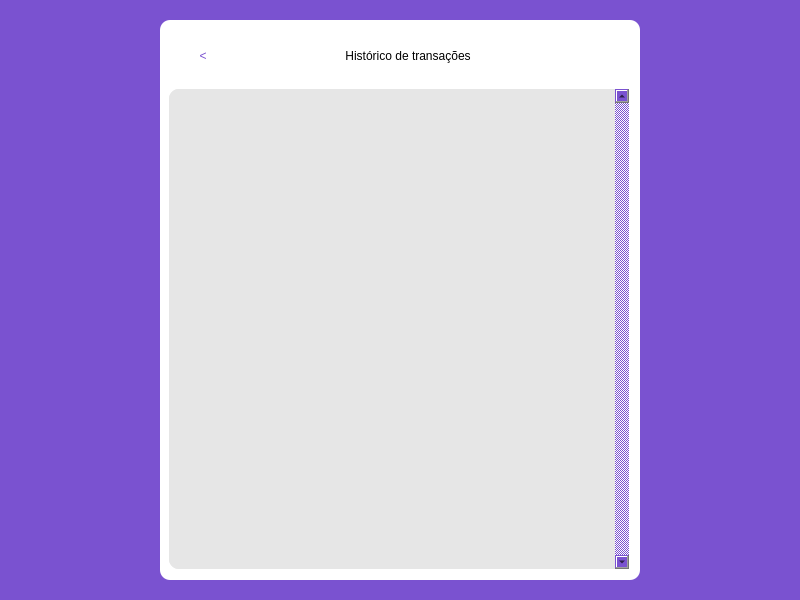
<?xml version="1.0" encoding="UTF-8"?>
<ui version="4.0">
 <class>MainWindow</class>
 <widget class="QMainWindow" name="MainWindow">
  <property name="geometry">
   <rect>
    <x>0</x>
    <y>0</y>
    <width>800</width>
    <height>600</height>
   </rect>
  </property>
  <property name="windowTitle">
   <string>Extrato</string>
  </property>
  <widget class="QWidget" name="centralwidget">
   <property name="styleSheet">
    <string notr="true">background-color: rgb(122, 82, 208);</string>
   </property>
   <layout class="QHBoxLayout" name="horizontalLayout">
    <item>
     <widget class="QFrame" name="frame">
      <property name="minimumSize">
       <size>
        <width>480</width>
        <height>560</height>
       </size>
      </property>
      <property name="maximumSize">
       <size>
        <width>480</width>
        <height>560</height>
       </size>
      </property>
      <property name="styleSheet">
       <string notr="true">QFrame{
	background-color: rgb(255, 255, 255);
	border-radius: 10px;

}</string>
      </property>
      <property name="frameShape">
       <enum>QFrame::StyledPanel</enum>
      </property>
      <property name="frameShadow">
       <enum>QFrame::Raised</enum>
      </property>
      <layout class="QVBoxLayout" name="verticalLayout">
       <item>
        <widget class="QFrame" name="frame_2">
         <property name="minimumSize">
          <size>
           <width>0</width>
           <height>50</height>
          </size>
         </property>
         <property name="maximumSize">
          <size>
           <width>16777215</width>
           <height>50</height>
          </size>
         </property>
         <property name="frameShape">
          <enum>QFrame::StyledPanel</enum>
         </property>
         <property name="frameShadow">
          <enum>QFrame::Raised</enum>
         </property>
         <layout class="QHBoxLayout" name="horizontalLayout_2">
          <item>
           <widget class="QPushButton" name="buttonBackExtra">
            <property name="maximumSize">
             <size>
              <width>50</width>
              <height>16777215</height>
             </size>
            </property>
            <property name="cursor">
             <cursorShape>PointingHandCursor</cursorShape>
            </property>
            <property name="styleSheet">
             <string notr="true">QPushButton{
	font: 18pt &quot;Verdana&quot; ;
	background-color: rgb(255, 255, 255);
	border: rgb(255, 255, 255);
	color: rgb(122, 82, 208);
}

QPushButton:pressed{
	color: rgb(0, 255, 255);
}</string>
            </property>
            <property name="text">
             <string>&lt;</string>
            </property>
           </widget>
          </item>
          <item>
           <widget class="QLabel" name="label">
            <property name="text">
             <string>Histórico de transações            </string>
            </property>
            <property name="alignment">
             <set>Qt::AlignCenter</set>
            </property>
           </widget>
          </item>
         </layout>
        </widget>
       </item>
       <item>
        <widget class="QScrollArea" name="scrollArea">
         <property name="sizePolicy">
          <sizepolicy hsizetype="Fixed" vsizetype="Fixed">
           <horstretch>0</horstretch>
           <verstretch>0</verstretch>
          </sizepolicy>
         </property>
         <property name="minimumSize">
          <size>
           <width>460</width>
           <height>480</height>
          </size>
         </property>
         <property name="styleSheet">
          <string notr="true">background-color: rgb(230, 230, 230);
border-radius: 10px;</string>
         </property>
         <property name="verticalScrollBarPolicy">
          <enum>Qt::ScrollBarAlwaysOn</enum>
         </property>
         <property name="horizontalScrollBarPolicy">
          <enum>Qt::ScrollBarAlwaysOff</enum>
         </property>
         <property name="widgetResizable">
          <bool>false</bool>
         </property>
         <property name="alignment">
          <set>Qt::AlignLeading|Qt::AlignLeft|Qt::AlignTop</set>
         </property>
         <widget class="QWidget" name="widgetExtrato">
          <property name="geometry">
           <rect>
            <x>0</x>
            <y>0</y>
            <width>446</width>
            <height>480</height>
           </rect>
          </property>
         </widget>
        </widget>
       </item>
      </layout>
     </widget>
    </item>
   </layout>
  </widget>
 </widget>
 <resources/>
 <connections/>
</ui>
